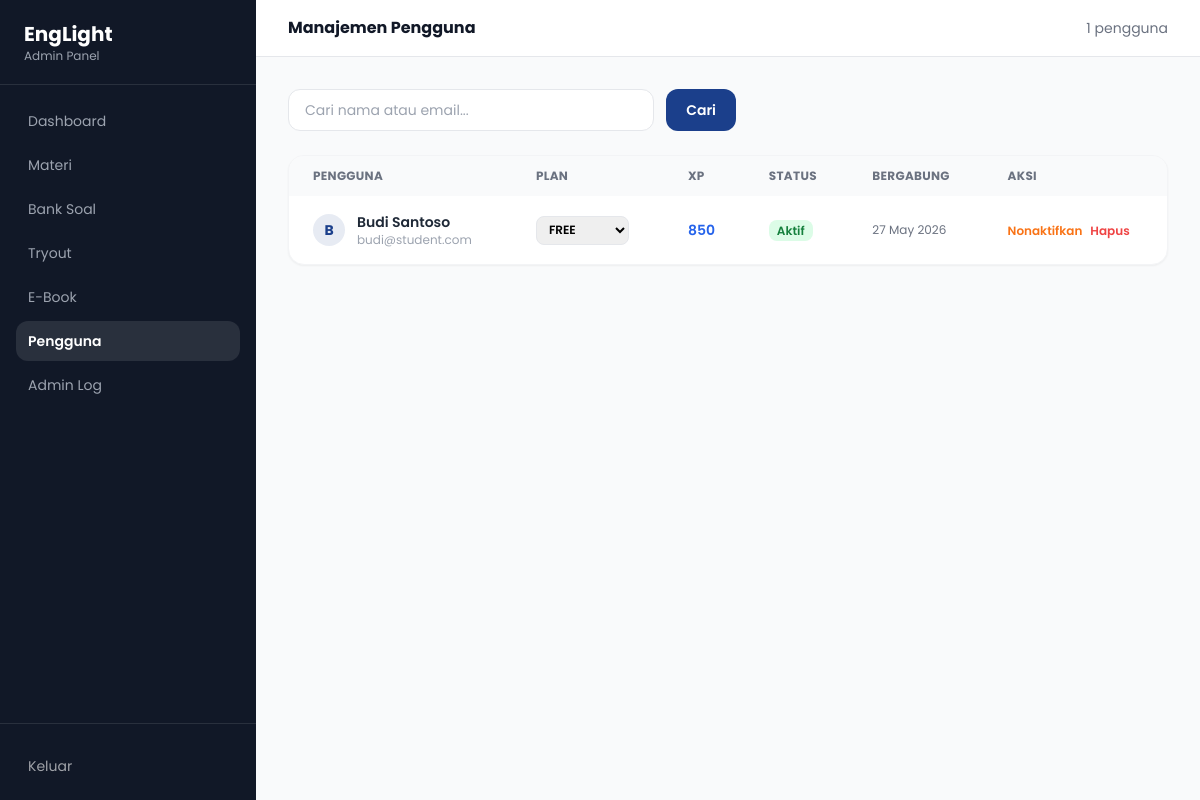
Page /admin/pengguna-admin.php (signed in) on the committed database.
### tables this page shows
CREATE TABLE users (
    id           INT UNSIGNED AUTO_INCREMENT PRIMARY KEY,
    name         VARCHAR(150)                          NOT NULL,
    email        VARCHAR(191)                          NOT NULL UNIQUE,
    password     VARCHAR(255)                          NOT NULL,
    role         ENUM('user','admin')                  NOT NULL DEFAULT 'user',
    plan         ENUM('free','premium','pro')          NOT NULL DEFAULT 'free',
    xp           INT UNSIGNED                          NOT NULL DEFAULT 0,
    avatar_url   VARCHAR(500)                          NULL,
    is_active    TINYINT(1)                            NOT NULL DEFAULT 1,
    created_at   DATETIME                              NOT NULL DEFAULT CURRENT_TIMESTAMP,
    updated_at   DATETIME                              NOT NULL DEFAULT CURRENT_TIMESTAMP ON UPDATE CURRENT_TIMESTAMP
);

### config.php (called while the page is built, shortened)
<?php
function db(): PDO {
    static $pdo = null;
    if ($pdo === null) {
        $dsn = sprintf(
            'mysql:host=%s;port=%s;dbname=%s;charset=%s',
            DB_HOST, DB_PORT, DB_NAME, DB_CHARSET
        );
        $options = [
            PDO::ATTR_ERRMODE            => PDO::ERRMODE_EXCEPTION,
            PDO::ATTR_DEFAULT_FETCH_MODE => PDO::FETCH_ASSOC,
            PDO::ATTR_EMULATE_PREPARES   => false,
        ];
        try {
            $pdo = new PDO($dsn, DB_USER, DB_PASS, $options);
        } catch (PDOException $e) {
            error_log('DB Connection failed: ' . $e->getMessage());
            die('<div style="font-family:sans-serif;padding:2rem;color:#c00">
                    <strong>Database connection error.</strong> Please contact the administrator.
                 </div>');
        }
    }
    return $pdo;
}
function db_run(string $sql, array $params = []): PDOStatement {
    $stmt = db()->prepare($sql);
    $stmt->execute($params);
    return $stmt;
}
function db_all(string $sql, array $params = []): array {
    return db_run($sql, $params)->fetchAll();
}
function e(string $s): string {
    return htmlspecialchars($s, ENT_QUOTES | ENT_HTML5, 'UTF-8');
}

### admin/pengguna-admin.php (the view, shortened to what this page needs)
<?php
require_once __DIR__ . '/../config.php';
$search = trim($_GET['q'] ?? '');
$sql    = 'SELECT * FROM users WHERE role = "user"';
$p      = [];
$sql  .= ' ORDER BY created_at DESC';
$users = db_all($sql, $p);
$active_page = 'pengguna';
?>
<!DOCTYPE html>
<html lang="id" class="h-full bg-gray-50">
<head>
  <script src="https://cdn.tailwindcss.com"></script>
  <link rel="stylesheet" href="../style.css">
</head>
<body class="h-full">
<div class="flex h-full min-h-screen">
  <?php require_once __DIR__ . '/../includes/sidebar_admin.php'; ?>
  <div class="flex-1 overflow-y-auto">
    <header class="bg-white border-b px-8 py-4 flex items-center justify-between">
      <h1 class="font-bold text-gray-900">Manajemen Pengguna</h1>
      <span class="text-sm text-gray-500"><?= count($users) ?> pengguna</span>
    </header>
    <main class="p-8 space-y-6">
      <form method="GET" class="flex gap-3 max-w-md">
        <input type="text" name="q" value="<?= e($search) ?>" placeholder="Cari nama atau email..."
               class="flex-1 border border-gray-200 rounded-xl px-4 py-2.5 text-sm focus:outline-none focus:ring-2 focus:ring-brand/30 focus:border-brand">
        <button type="submit" class="bg-brand text-white px-5 py-2.5 rounded-xl text-sm font-semibold">Cari</button>
      </form>
      <div class="bg-white rounded-2xl border border-gray-100 shadow-sm overflow-hidden">
        <table class="w-full text-sm">
          <thead class="bg-gray-50 text-gray-500 text-xs uppercase tracking-wide">
            <tr>
              <th class="px-6 py-3 text-left">Pengguna</th>
              <th class="px-6 py-3 text-left">Plan</th>
              <th class="px-6 py-3 text-left">XP</th>
              <th class="px-6 py-3 text-left">Status</th>
              <th class="px-6 py-3 text-left">Bergabung</th>
              <th class="px-6 py-3 text-left">Aksi</th>
            </tr>
          </thead>
          <tbody class="divide-y divide-gray-100">
            <?php if (empty($users)): ?>
              <tr><td colspan="6" class="px-6 py-12 text-center text-gray-400">Tidak ada pengguna ditemukan.</td></tr>
            <?php else: ?>
              <?php foreach ($users as $u): ?>
              <tr class="hover:bg-gray-50">
                <td class="px-6 py-4">
                  <div class="flex items-center gap-3">
                    <div class="w-8 h-8 bg-brand/10 rounded-full flex items-center justify-center text-brand font-bold text-sm">
                      <?= strtoupper(substr($u['name'], 0, 1)) ?>
                    </div>
                    <div>
                      <p class="font-semibold text-gray-800"><?= e($u['name']) ?></p>
                      <p class="text-xs text-gray-400"><?= e($u['email']) ?></p>
                    </div>
                  </div>
                </td>
                <td class="px-6 py-4">
                  <form method="POST" class="inline-flex">
                    <select name="new_plan" onchange="this.form.submit()"
                            class="text-xs border border-gray-200 rounded-lg px-2 py-1 focus:outline-none uppercase font-semibold">
                      <?php foreach (['free','premium','pro'] as $plan): ?>
                        <option value="<?= $plan ?>" <?= $u['plan'] === $plan ? 'selected' : '' ?>><?= strtoupper($plan) ?></option>
                      <?php endforeach; ?>
                    </select>
                  </form>
                </td>
                <td class="px-6 py-4 font-semibold text-blue-600"><?= number_format($u['xp']) ?></td>
                <td class="px-6 py-4">
                  <span class="text-xs font-semibold px-2 py-0.5 rounded-lg <?= $u['is_active'] ? 'bg-green-100 text-green-700' : 'bg-red-100 text-red-700' ?>">
                    <?= $u['is_active'] ? 'Aktif' : 'Nonaktif' ?>
                  </span>
                </td>
                <td class="px-6 py-4 text-gray-500 text-xs"><?= date('d M Y', strtotime($u['created_at'])) ?></td>
                <td class="px-6 py-4">
                  <div class="flex items-center gap-2">
                    <form method="POST">
                      <button type="submit" class="text-xs font-semibold hover:underline <?= $u['is_active'] ? 'text-orange-500' : 'text-green-600' ?>">
                        <?= $u['is_active'] ? 'Nonaktifkan' : 'Aktifkan' ?>
                      </button>
                    </form>
                    <form method="POST" onsubmit="return confirm('Hapus pengguna ini secara permanen?')">
                      <button type="submit" class="text-xs text-red-500 font-semibold hover:underline">Hapus</button>
                    </form>
                  </div>
                </td>
              </tr>
              <?php endforeach; ?>
            <?php endif; ?>
          </tbody>
        </table>
      </div>
    </main>
  </div>
</div>
</body>
</html>

### includes/sidebar_admin.php
<?php
$links = [
    'dashboard' => ['href' => APP_URL . '/admin/admin-dashboard.php', 'label' => 'Dashboard'],
    'materi'    => ['href' => APP_URL . '/admin/materi-admin.php',    'label' => 'Materi'],
    'banksoal'  => ['href' => APP_URL . '/admin/banksoal-admin.php',  'label' => 'Bank Soal'],
    'tryout'    => ['href' => APP_URL . '/admin/tryout-admin.php',    'label' => 'Tryout'],
    'ebook'     => ['href' => APP_URL . '/admin/ebook-admin.php',     'label' => 'E-Book'],
    'pengguna'  => ['href' => APP_URL . '/admin/pengguna-admin.php',  'label' => 'Pengguna'],
    'log'       => ['href' => APP_URL . '/admin/log-admin.php',       'label' => 'Admin Log'],
];
?>
<aside class="w-64 bg-gray-900 text-white flex flex-col flex-shrink-0">
    <div class="px-6 py-5 border-b border-white/10">
        <p class="text-xl font-bold">EngLight</p>
        <p class="text-xs text-gray-400">Admin Panel</p>
    </div>
    <nav class="flex-1 px-4 py-4 space-y-1">
        <?php foreach ($links as $key => $link): ?>
            <a href="<?= $link['href'] ?>" class="flex items-center px-3 py-2.5 rounded-xl text-sm transition <?= $active_page === $key ? 'bg-white/10 text-white font-semibold' : 'text-gray-400 hover:bg-white/5 hover:text-white' ?>">
                <?= e($link['label']) ?>
            </a>
        <?php endforeach; ?>
    </nav>
    <div class="px-4 py-4 border-t border-white/10">
        <div class="mt-2">
            <a href="<?= APP_URL ?>/logout.php" class="block w-full text-left px-3 py-2 text-sm text-white/60 hover:text-white hover:bg-white/10 rounded-xl transition-all">
                Keluar
            </a>
        </div>
    </div>
</aside>

### style.css (style rules this page uses)
* { font-family: 'Poppins', sans-serif; }

### admin/pengguna-admin.php (style rules this page uses)
body { font-family:'Poppins',sans-serif }

### rows in the picture
users: name "B", name "Budi Santoso", email "budi@student.com", new_plan "FREE", xp "850", is_active "Aktif", created_at "27 May 2026"

### other values in the picture
$link['label'] "Dashboard"
$link['label'] "Materi"
$link['label'] "Bank Soal"
$link['label'] "Tryout"
$link['label'] "E-Book"
$link['label'] "Pengguna"
$link['label'] "Admin Log"
count($users) "1"
